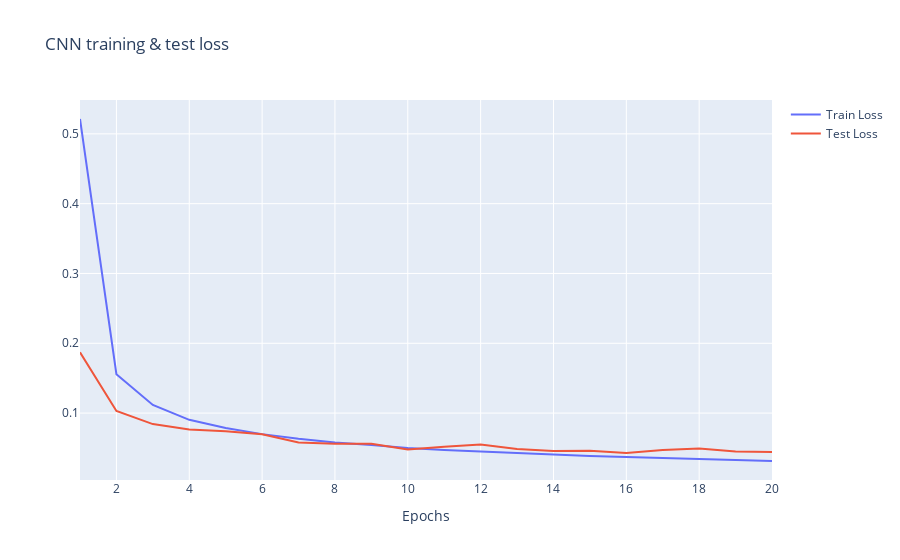

The cell this chart's notebook holds for it:
### Code cell
plot_train_test_loss(cnn_metrics['train_losses'], cnn_metrics['test_losses'], 'CNN training & test loss')

### Figure 1 — Plotly figure (JSON) as saved in the notebook; plotly's stock layout.template omitted (floating-point values rounded to 4 significant figures)
{"data": [{"name": "Train Loss", "type": "scatter", "x": [1, 2, 3, 4, 5, 6, 7, 8, 9, 10, 11, 12, 13, 14, 15, 16, 17, 18, 19, 20], "y": [0.5213, 0.1557, 0.1116, 0.09035, 0.07864, 0.06989, 0.06319, 0.05785, 0.05441, 0.05005, 0.04708, 0.04475, 0.04267, 0.04103, 0.03845, 0.03698, 0.03534, 0.03402, 0.03299, 0.03139]}, {"name": "Test Loss", "type": "scatter", "x": [1, 2, 3, 4, 5, 6, 7, 8, 9, 10, 11, 12, 13, 14, 15, 16, 17, 18, 19, 20], "y": [0.187, 0.1029, 0.08429, 0.07664, 0.07383, 0.06976, 0.05797, 0.05594, 0.05617, 0.04793, 0.05182, 0.05501, 0.04854, 0.04562, 0.04618, 0.04279, 0.04706, 0.04942, 0.04501, 0.04426]}], "layout": {"title": {"text": "CNN training & test loss"}, "xaxis": {"title": {"text": "Epochs"}}}}
